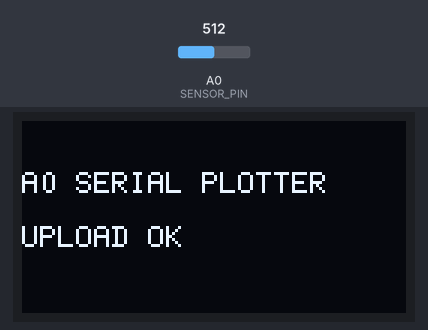
The sketch below on a simulated Arduino Uno, built with avr-gcc and run on an emulated ATmega328P. Parts: 128×64 one-colour display. The test bench sets the inputs (shaded band); at power-on: A0 (SENSOR_PIN) = 512. What the sketch prints to the serial monitor is not drawn.

Above: at 0.4 s.
At 2.2 s:
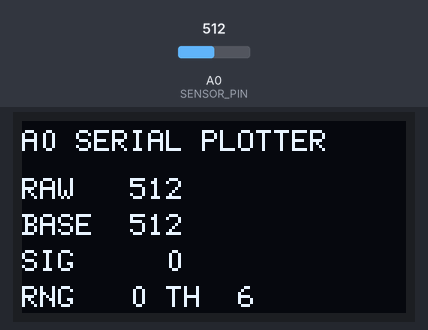
2.3 s: A0 (SENSOR_PIN) set to 716
At 3.4 s:
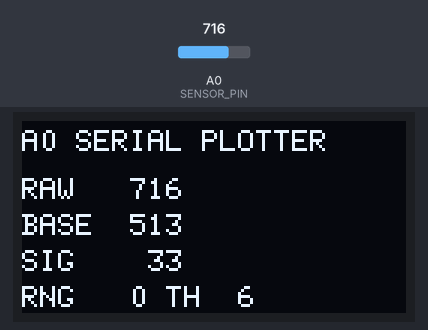
5.1 s: A0 (SENSOR_PIN) set to 810
At 6.2 s:
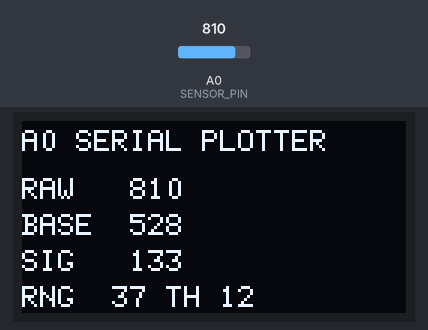
7.8 s: A0 (SENSOR_PIN) set to 790
At 8.9 s:
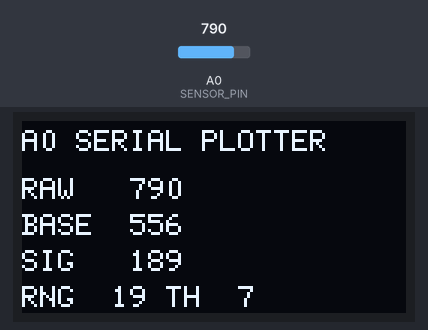
Timing chart, 0 to 10.8 s (numbered marks = the images above; inputs shaded):
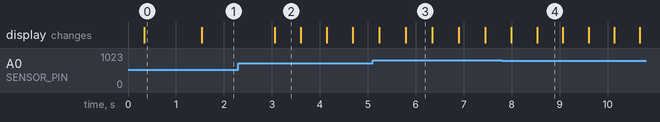

Measured:
- after the input at 2.3 s, the display: changes after 0.76 s (image 2)
- what the display in image 0 shows lasts 1.2 s, from 0.3 s to 1.5 s
- what the display in image 2 shows lasts 0.5 s, from 3.1 s to 3.6 s

The sketch:

uno-pulse-diagnostic.ino
```cpp
#include <Wire.h>
#include <U8g2lib.h>

U8G2_SSD1309_128X64_NONAME0_1_HW_I2C u8g2(U8G2_R0, /* reset=*/ 9);

const int SENSOR_PIN = A0;
const int MIN_THRESHOLD = 6;
const int THRESHOLD_MARGIN = 3;
const unsigned long DISPLAY_INTERVAL_MS = 100;

int rawValue = 0;
int smoothValue = 0;
long baselineScaled = 0;
int baselineValue = 0;
int signalValue = 0;
int signalMin = 0;
int signalMax = 0;
int signalRange = 0;
int thresholdValue = MIN_THRESHOLD;

bool initialized = false;
unsigned long lastWindowAt = 0;
unsigned long lastDisplayAt = 0;

void updateSignal() {
  rawValue = analogRead(SENSOR_PIN);

  if (!initialized) {
    smoothValue = rawValue;
    baselineScaled = (long)rawValue * 16L;
    baselineValue = rawValue;
    signalValue = 0;
    signalMin = 0;
    signalMax = 0;
    signalRange = 0;
    lastWindowAt = millis();
    initialized = true;
    return;
  }

  smoothValue = (smoothValue * 5 + rawValue) / 6;
  baselineScaled = (baselineScaled * 31L + (long)smoothValue * 16L) / 32L;
  baselineValue = (int)(baselineScaled / 16L);
  signalValue = smoothValue - baselineValue;

  if (signalValue < signalMin) {
    signalMin = signalValue;
  }
  if (signalValue > signalMax) {
    signalMax = signalValue;
  }

  unsigned long now = millis();
  if (now - lastWindowAt >= 800) {
    signalRange = signalMax - signalMin;
    thresholdValue = signalRange / 4 + THRESHOLD_MARGIN;
    if (thresholdValue < MIN_THRESHOLD) {
      thresholdValue = MIN_THRESHOLD;
    }
    signalMin = signalValue;
    signalMax = signalValue;
    lastWindowAt = now;
  }
}

void drawDisplay() {
  char line1[24];
  char line2[24];
  char line3[24];
  char line4[24];

  snprintf(line1, sizeof(line1), "RAW  %4d", rawValue);
  snprintf(line2, sizeof(line2), "BASE %4d", baselineValue);
  snprintf(line3, sizeof(line3), "SIG  %4d", signalValue);
  snprintf(line4, sizeof(line4), "RNG %3d TH %2d", signalRange, thresholdValue);

  u8g2.firstPage();
  do {
    u8g2.setFont(u8g2_font_6x12_tr);
    u8g2.drawStr(0, 10, "A0 SERIAL PLOTTER");
    u8g2.drawStr(0, 26, line1);
    u8g2.drawStr(0, 38, line2);
    u8g2.drawStr(0, 50, line3);
    u8g2.drawStr(0, 62, line4);
  } while (u8g2.nextPage());
}

void emitPlotterLine() {
  int thresholdHigh = baselineValue + thresholdValue;
  int thresholdLow = baselineValue - thresholdValue;

  Serial.print("raw:");
  Serial.print(rawValue);
  Serial.print('\t');

  Serial.print("smooth:");
  Serial.print(smoothValue);
  Serial.print('\t');

  Serial.print("baseline:");
  Serial.print(baselineValue);
  Serial.print('\t');

  Serial.print("thrHigh:");
  Serial.print(thresholdHigh);
  Serial.print('\t');

  Serial.print("thrLow:");
  Serial.print(thresholdLow);
  Serial.print('\t');

  Serial.print("signalShift:");
  Serial.print(signalValue + 512);
  Serial.print('\t');

  Serial.print("sigRange:");
  Serial.println(signalRange);
}

void setup() {
  Serial.begin(115200);
  Wire.begin();
  u8g2.begin();

  u8g2.firstPage();
  do {
    u8g2.setFont(u8g2_font_6x12_tr);
    u8g2.drawStr(0, 24, "A0 SERIAL PLOTTER");
    u8g2.drawStr(0, 42, "UPLOAD OK");
  } while (u8g2.nextPage());
  delay(700);
}

void loop() {
  updateSignal();
  emitPlotterLine();

  unsigned long now = millis();
  if (now - lastDisplayAt >= DISPLAY_INTERVAL_MS) {
    lastDisplayAt = now;
    drawDisplay();
  }

  delay(8);
}
```
